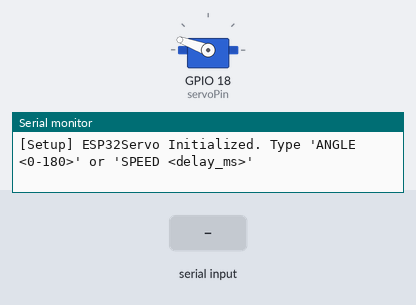
Bench run of a sketch on a simulated ESP32. Parts: servo, the last lines printed to the serial monitor. Inputs (shaded band) come from the test bench.

Above: at 1.2 s.
1.3 s: "ANGLE\n" received over Serial
At 1.86 s:
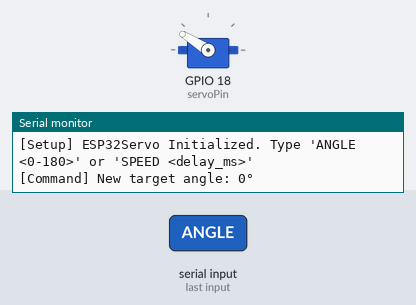
4.3 s: "ANGLE90\n" received over Serial
At 5.2 s:
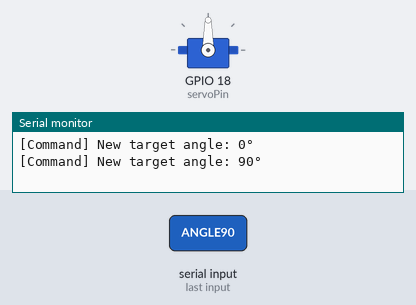
7.3 s: "ANGLE,45\n" received over Serial
At 12.9 s:
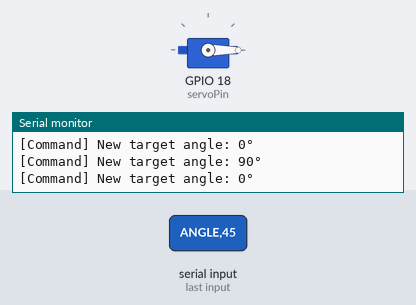
Timing chart, 0 to 14.4 s (numbered marks = the images above; inputs shaded):
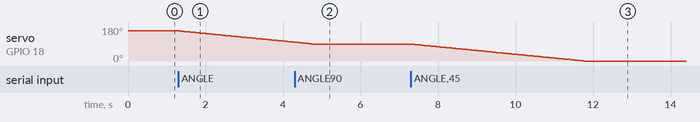

Measured:
- after the input at 1.3 s, servo on GPIO 18 (servoPin): moves from 160° to 100° over 3.0 s, starting at once
- after the input at 4.3 s, servo on GPIO 18 (servoPin): goes on until 4.8 s, then stays 90°
- after the input at 7.3 s, servo on GPIO 18 (servoPin): moves from 90° to 0° over 4.5 s, starting at once

The sketch:

Serial_writer_servomotor.ino
```cpp
// ESP32 + DS3218 Servo Control with Serial Angle & Speed Commands
// Power DS3218 with external 6V supply (5-6.5V recommended)
// Connections:
//   - Servo VCC (red) to external 6V supply
//   - Servo GND (black/brown) to common GND (tie ESP32 GND and external supply GND)
//   - Servo signal (yellow/orange) to ESP32 GPIO

#include <Arduino.h>
#include <ESP32Servo.h>  // Install via Library Manager

const int servoPin = 18;        // PWM-capable GPIO on ESP32
Servo myServo;

// Movement parameters
int targetAngle = 160;           // Default center
int currentAngle = 160;
int moveDelayMs = 50;           // Delay between 1° steps: lower = faster, default slowest

void setup() {
  Serial.begin(115200);
  while (!Serial) delay(10);
  Serial.println("[Setup] ESP32Servo Initialized. Type 'ANGLE <0-180>' or 'SPEED <delay_ms>'");

  // Configure servo
  myServo.setPeriodHertz(50);               // Standard servo frequency
  myServo.attach(servoPin, 500, 2500);      // minPulse 500us, maxPulse 2500us

  // Start at default
  myServo.write(currentAngle);
}

void loop() {
  // Handle serial commands if available
  if (Serial.available()) {
    String cmd = Serial.readStringUntil('\n');
    cmd.trim();
    if (cmd.startsWith("ANGLE")) {
      int angle = cmd.substring(5).toInt();
      if (angle >= 0 && angle <= 180) {
        targetAngle = angle;
        Serial.printf("[Command] New target angle: %d°\n", targetAngle);
      } else {
        Serial.println("[Error] ANGLE must be 0-180");
      }
    } else if (cmd.startsWith("SPEED")) {
      int d = cmd.substring(5).toInt();
      if (d >= 5 && d <= 1000) {
        moveDelayMs = d;
        Serial.printf("[Command] New speed delay: %d ms per degree\n", moveDelayMs);
      } else {
        Serial.println("[Error] SPEED must be 5-1000 ms");
      }
    } else {
      Serial.println("[Error] Invalid command. Use 'ANGLE <0-180>' or 'SPEED <5-1000>'");
    }
  }

  // Gradually move to targetAngle
  if (currentAngle < targetAngle) {
    currentAngle++;
    myServo.write(currentAngle);
    delay(moveDelayMs);
  } else if (currentAngle > targetAngle) {
    currentAngle--;
    myServo.write(currentAngle);
    delay(moveDelayMs);
  }
}

// Usage examples via Serial Monitor (baud 115200):
//   ANGLE 45    -> move servo to 45°
//   SPEED 50    -> set delay to 50ms per degree (faster)
// Default SPEED = 30 ms per degree (slowest smooth movement)
// Limits: ANGLE 0-180, SPEED 5-1000

// Tips:
// - Ensure common ground and decoupling cap (100µF) near servo power.
// - Verify power supply can deliver sufficient current (>1A peak).
```
